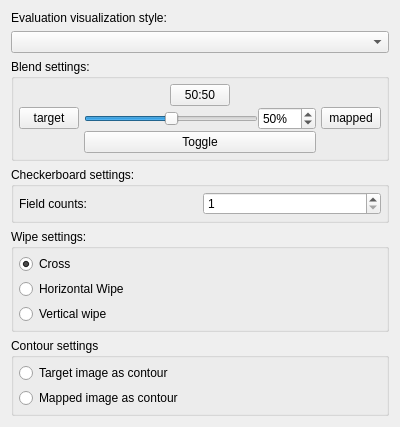
<?xml version="1.0" encoding="UTF-8"?>
<ui version="4.0">
 <class>QmitkRegEvalSettingsWidget</class>
 <widget class="QWidget" name="QmitkRegEvalSettingsWidget">
  <property name="geometry">
   <rect>
    <x>0</x>
    <y>0</y>
    <width>400</width>
    <height>374</height>
   </rect>
  </property>
  <property name="windowTitle">
   <string>Form</string>
  </property>
  <layout class="QVBoxLayout" name="verticalLayout">
   <item>
    <widget class="QLabel" name="label">
     <property name="text">
      <string>Evaluation visualization style:</string>
     </property>
    </widget>
   </item>
   <item>
    <widget class="QComboBox" name="comboStyle"/>
   </item>
   <item>
    <widget class="QGroupBox" name="groupBlend">
     <property name="title">
      <string>Blend settings:</string>
     </property>
     <layout class="QGridLayout" name="gridLayout">
      <property name="leftMargin">
       <number>5</number>
      </property>
      <property name="topMargin">
       <number>5</number>
      </property>
      <property name="rightMargin">
       <number>5</number>
      </property>
      <property name="bottomMargin">
       <number>5</number>
      </property>
      <property name="horizontalSpacing">
       <number>5</number>
      </property>
      <property name="verticalSpacing">
       <number>1</number>
      </property>
      <item row="2" column="2">
       <widget class="QPushButton" name="pbBlendTarget">
        <property name="maximumSize">
         <size>
          <width>60</width>
          <height>16777215</height>
         </size>
        </property>
        <property name="toolTip">
         <string>Sets the blend factor to 0% (only target is visible)</string>
        </property>
        <property name="text">
         <string>target</string>
        </property>
       </widget>
      </item>
      <item row="2" column="4">
       <widget class="QPushButton" name="pbBlendMoving">
        <property name="maximumSize">
         <size>
          <width>60</width>
          <height>16777215</height>
         </size>
        </property>
        <property name="toolTip">
         <string>Sets the blend factor to 100% (only mapped moving image is visible)</string>
        </property>
        <property name="text">
         <string>mapped</string>
        </property>
       </widget>
      </item>
      <item row="3" column="3">
       <widget class="QPushButton" name="pbBlendToggle">
        <property name="toolTip">
         <string>&quot;Inverts&quot; the current blend factor.</string>
        </property>
        <property name="text">
         <string>Toggle</string>
        </property>
       </widget>
      </item>
      <item row="2" column="3">
       <layout class="QHBoxLayout" name="horizontalLayout">
        <item>
         <widget class="QSlider" name="slideBlend">
          <property name="maximum">
           <number>100</number>
          </property>
          <property name="value">
           <number>50</number>
          </property>
          <property name="orientation">
           <enum>Qt::Horizontal</enum>
          </property>
         </widget>
        </item>
        <item>
         <widget class="QSpinBox" name="sbBlend">
          <property name="suffix">
           <string>%</string>
          </property>
          <property name="maximum">
           <number>100</number>
          </property>
          <property name="value">
           <number>50</number>
          </property>
         </widget>
        </item>
       </layout>
      </item>
      <item row="1" column="3">
       <layout class="QHBoxLayout" name="horizontalLayout_2">
        <item>
         <widget class="QPushButton" name="pbBlend50">
          <property name="maximumSize">
           <size>
            <width>60</width>
            <height>16777215</height>
           </size>
          </property>
          <property name="toolTip">
           <string>Sets blend factor to 50%:50%</string>
          </property>
          <property name="text">
           <string>50:50</string>
          </property>
         </widget>
        </item>
       </layout>
      </item>
     </layout>
    </widget>
   </item>
   <item>
    <widget class="QGroupBox" name="groupCheck">
     <property name="title">
      <string>Checkerboard settings:</string>
     </property>
     <layout class="QHBoxLayout" name="horizontalLayout_3">
      <property name="spacing">
       <number>5</number>
      </property>
      <property name="leftMargin">
       <number>5</number>
      </property>
      <property name="topMargin">
       <number>5</number>
      </property>
      <property name="rightMargin">
       <number>5</number>
      </property>
      <property name="bottomMargin">
       <number>5</number>
      </property>
      <item>
       <widget class="QLabel" name="label_2">
        <property name="text">
         <string>Field counts:</string>
        </property>
       </widget>
      </item>
      <item>
       <widget class="QSpinBox" name="sbChecker">
        <property name="minimum">
         <number>1</number>
        </property>
       </widget>
      </item>
     </layout>
    </widget>
   </item>
   <item>
    <widget class="QGroupBox" name="groupWipe">
     <property name="title">
      <string>Wipe settings:</string>
     </property>
     <layout class="QVBoxLayout" name="verticalLayout_2">
      <property name="spacing">
       <number>5</number>
      </property>
      <property name="leftMargin">
       <number>5</number>
      </property>
      <property name="topMargin">
       <number>5</number>
      </property>
      <property name="rightMargin">
       <number>5</number>
      </property>
      <property name="bottomMargin">
       <number>5</number>
      </property>
      <item>
       <widget class="QRadioButton" name="radioWipeCross">
        <property name="text">
         <string>Cross</string>
        </property>
        <property name="checked">
         <bool>true</bool>
        </property>
       </widget>
      </item>
      <item>
       <widget class="QRadioButton" name="radioWipeH">
        <property name="text">
         <string>Horizontal Wipe</string>
        </property>
       </widget>
      </item>
      <item>
       <widget class="QRadioButton" name="radioWipeV">
        <property name="text">
         <string>Vertical wipe</string>
        </property>
       </widget>
      </item>
     </layout>
    </widget>
   </item>
   <item>
    <widget class="QGroupBox" name="groupContour">
     <property name="title">
      <string>Contour settings</string>
     </property>
     <layout class="QVBoxLayout" name="verticalLayout_3">
      <property name="spacing">
       <number>5</number>
      </property>
      <property name="leftMargin">
       <number>5</number>
      </property>
      <property name="topMargin">
       <number>5</number>
      </property>
      <property name="rightMargin">
       <number>5</number>
      </property>
      <property name="bottomMargin">
       <number>5</number>
      </property>
      <item>
       <widget class="QRadioButton" name="radioTargetContour">
        <property name="text">
         <string>Target image as contour</string>
        </property>
       </widget>
      </item>
      <item>
       <widget class="QRadioButton" name="radioMappedContour">
        <property name="text">
         <string>Mapped image as contour</string>
        </property>
       </widget>
      </item>
     </layout>
    </widget>
   </item>
  </layout>
 </widget>
 <resources/>
 <connections/>
</ui>
